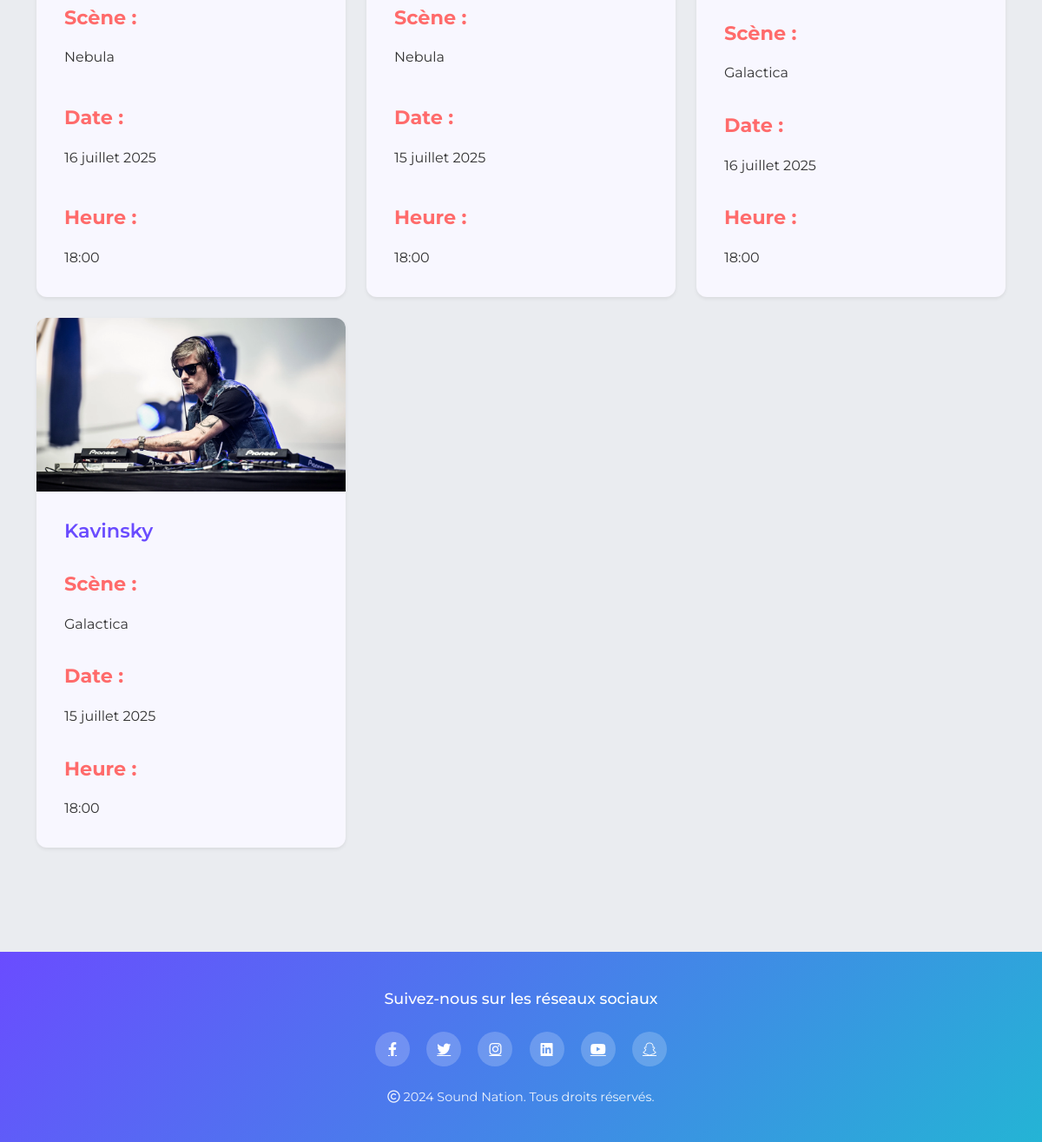
/programmation/ (lower part), run on an earlier commit of the app's database.
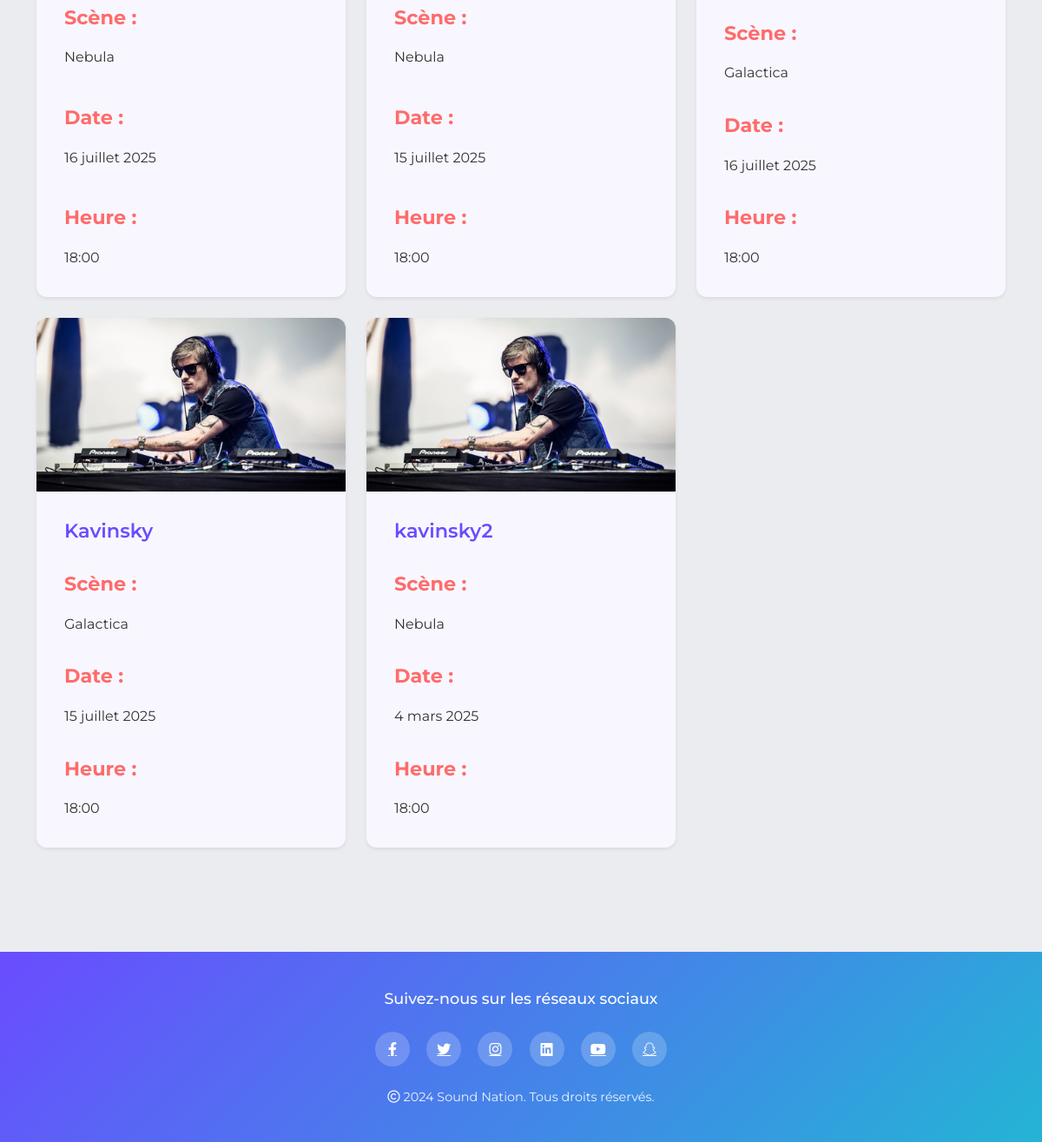
And on a later commit of the database.
### monsite/models.py (models this page shows, shortened)
class Concert(models.Model):
    artiste = models.ForeignKey(Artiste, on_delete=models.CASCADE)
    scene = models.ForeignKey(Scene, on_delete=models.CASCADE)
    date_concert = models.DateField()
    heure_concert = models.TimeField()

class Scene(models.Model):
    nom_scene = models.CharField(max_length=100, unique=True)

class Artiste(models.Model):
    nom = models.CharField(max_length=100)
    photo = models.ImageField(upload_to='artistes/', blank=True, null=True)

### monsite/views.py (the view)
# urls.py: path('programmation/', views.programmation, name='programmation'),
def programmation(request):
    concerts = Concert.objects.all()
    scenes = Scene.objects.all().distinct()
    dates = Concert.objects.values_list('date_concert', flat=True).distinct()
    scene_filter = request.GET.get('scene', '')
    if scene_filter:
        concerts = concerts.filter(scene__nom_scene=scene_filter)
    return render(request, 'monsite/programmation.html', {
        'concerts': concerts,
        'scenes': scenes,
        'dates': sorted(dates)  # Trie les dates pour qu'elles s'affichent dans l'ordre
    })

### monsite/templates/monsite/programmation.html (shortened to what this page needs)
{% extends "monsite/base.html" %}
{% load static %}
{% block content %}
<div class="container my-5">
    <div class="row" id="concertList">
        {% for concert in concerts %}
            <div class="col-md-4 mb-4 concert-item" data-date="{{ concert.date_concert }}" data-scene="{{ concert.scene.nom_scene }}">
                <div class="card shadow-sm">
                    {% if concert.artiste.photo %}
                        <img src="{{ concert.artiste.photo.url }}" class="card-img-top" alt="{{ concert.artiste.nom }}">
                    {% endif %}
                    <div class="card-body">
                        <h5 class="card-title">{{ concert.artiste.nom }}</h5>
                        <p class="card-text"><strong>Scène :</strong> {{ concert.scene.nom_scene }}</p>
                        <p class="card-text"><strong>Date :</strong> {{ concert.date_concert }}</p>
                        <p class="card-text"><strong>Heure :</strong> {{ concert.heure_concert }}</p>
                    </div>
                </div>
            </div>
        {% empty %}
            <div class="col-12 text-center">
                <p class="text-muted">Aucun concert trouvé.</p>
            </div>
        {% endfor %}
    </div>
</div>
{% endblock %}

What changed in the data, as far as the page shows it:
added Concert: artiste.photo (picture), artiste.nom "kavinsky2", scene.nom_scene "Nebula", date_concert "4 mars 2025", heure_concert "18:00"
